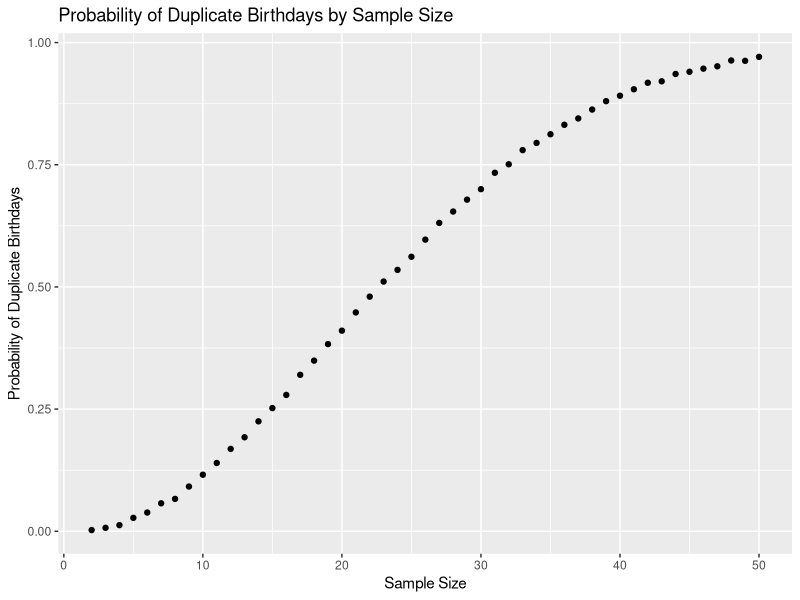

The R source for this figure:
## ---- chunk 1
library(tidyverse)

## ---- chunk 2
dup_bdays = function(samp_size) {
  bday_vec <- sample(c(1:365), size = samp_size, replace = TRUE)

  if (n_distinct(bday_vec) < samp_size) {
    return(TRUE)
  } else {
    return(FALSE)
  } 
  
}


## ---- chunk 3

prob_by_size <- c()

for (sample_size in 2:50){
  num_dups = 0
  for (iteration in 1:10000) {
    if (dup_bdays(sample_size))
      num_dups = num_dups + 1
  }
  
  avg_prob = num_dups / 10000
  
  prob_by_size = append(prob_by_size, values = avg_prob)
}

dup_bday_tbl <-
  tibble(
    sample_size = 2:50,
    avg_prob = prob_by_size
  )

## ---- chunk 4
dup_bday_tbl %>% 
  ggplot(aes(x = sample_size, y = avg_prob)) +
  geom_point() +
  xlab("Sample Size") +
  ylab("Probability of Duplicate Birthdays") +
  ggtitle("Probability of Duplicate Birthdays by Sample Size")


## ---- chunk 5
n <- 30
sigma <- 5
pop_param <- 0

x_bar_vec <- c()
p_val_vec <- c()

for (iter in 1:5000) {
  rand_samp <- rnorm(n, pop_param, sigma)
  x_bar <- mean(rand_samp)
  x_bar_vec = append(x_bar_vec, values = x_bar)
  
  p_val <- 
    t.test(rand_samp, mu = pop_param, conf.level = 0.95) %>%
    broom::tidy() %>% 
    pull(p.value)
    
  p_val_vec = append(p_val_vec, values = p_val)
  
}

t_test_results <- tibble(
  samp_avg = x_bar_vec,
  p_val = p_val_vec
)


## ---- chunk 6
gen_test_data <- function(pop_param_vec, n, sigma ) {
  for (val in pop_param_vec) {
    pop_param_df <- tibble(
      samp_avg = numeric(),
      p_val = numeric()
    )
    for (iter in 1:5000) {
      rand_samp <- rnorm(n, pop_param, sigma)
      x_bar <- mean(rand_samp)

      p_val <- 
      t.test(rand_samp, mu = pop_param, conf.level = 0.95) %>%
      broom::tidy() %>% 
      pull(p.value)
      
      pop_param_df <- bind_rows(pop_param_df, tibble(x_bar, p_val))
    
    t_test_results <- bind_rows(t_test_results, pop_param_df)
    }
  }
}
